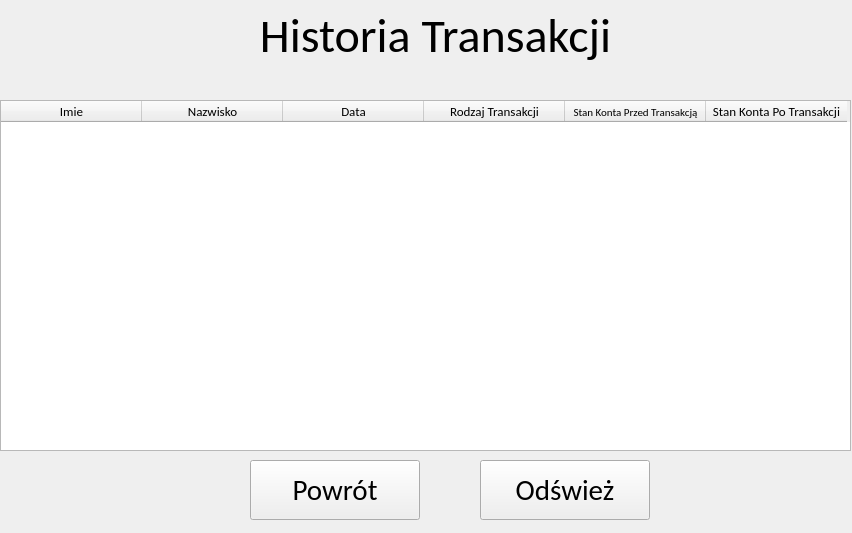
<?xml version="1.0" encoding="UTF-8"?>
<ui version="4.0">
 <class>LastTransactionsWindow</class>
 <widget class="QWidget" name="LastTransactionsWindow">
  <property name="geometry">
   <rect>
    <x>0</x>
    <y>0</y>
    <width>852</width>
    <height>533</height>
   </rect>
  </property>
  <property name="minimumSize">
   <size>
    <width>852</width>
    <height>533</height>
   </size>
  </property>
  <property name="maximumSize">
   <size>
    <width>852</width>
    <height>533</height>
   </size>
  </property>
  <property name="windowTitle">
   <string>Historia Transakcji</string>
  </property>
  <widget class="QTableWidget" name="TransactionsTable">
   <property name="geometry">
    <rect>
     <x>0</x>
     <y>100</y>
     <width>851</width>
     <height>351</height>
    </rect>
   </property>
   <property name="maximumSize">
    <size>
     <width>851</width>
     <height>351</height>
    </size>
   </property>
   <property name="font">
    <font>
     <family>Calibri</family>
     <pointsize>7</pointsize>
    </font>
   </property>
   <attribute name="horizontalHeaderCascadingSectionResizes">
    <bool>false</bool>
   </attribute>
   <attribute name="horizontalHeaderDefaultSectionSize">
    <number>141</number>
   </attribute>
   <column>
    <property name="text">
     <string>Imie</string>
    </property>
    <property name="font">
     <font>
      <family>Calibri</family>
      <pointsize>10</pointsize>
     </font>
    </property>
   </column>
   <column>
    <property name="text">
     <string>Nazwisko</string>
    </property>
    <property name="font">
     <font>
      <family>Calibri</family>
      <pointsize>10</pointsize>
     </font>
    </property>
   </column>
   <column>
    <property name="text">
     <string>Data</string>
    </property>
    <property name="font">
     <font>
      <family>Calibri</family>
      <pointsize>10</pointsize>
     </font>
    </property>
   </column>
   <column>
    <property name="text">
     <string>Rodzaj Transakcji</string>
    </property>
    <property name="font">
     <font>
      <family>Calibri</family>
      <pointsize>10</pointsize>
     </font>
    </property>
   </column>
   <column>
    <property name="text">
     <string>Stan Konta Przed Transakcją</string>
    </property>
    <property name="font">
     <font>
      <family>Calibri</family>
      <pointsize>8</pointsize>
     </font>
    </property>
   </column>
   <column>
    <property name="text">
     <string>Stan Konta Po Transakcji</string>
    </property>
    <property name="font">
     <font>
      <family>Calibri</family>
      <pointsize>10</pointsize>
     </font>
    </property>
   </column>
  </widget>
  <widget class="QPushButton" name="BackButton">
   <property name="geometry">
    <rect>
     <x>250</x>
     <y>460</y>
     <width>170</width>
     <height>60</height>
    </rect>
   </property>
   <property name="font">
    <font>
     <family>Calibri</family>
     <pointsize>22</pointsize>
    </font>
   </property>
   <property name="text">
    <string>Powrót</string>
   </property>
  </widget>
  <widget class="QLabel" name="TransactionsLabel">
   <property name="geometry">
    <rect>
     <x>0</x>
     <y>5</y>
     <width>871</width>
     <height>61</height>
    </rect>
   </property>
   <property name="font">
    <font>
     <family>Calibri</family>
     <pointsize>36</pointsize>
    </font>
   </property>
   <property name="text">
    <string>Historia Transakcji</string>
   </property>
   <property name="alignment">
    <set>Qt::AlignmentFlag::AlignCenter</set>
   </property>
  </widget>
  <widget class="QPushButton" name="RefreshButton">
   <property name="geometry">
    <rect>
     <x>480</x>
     <y>460</y>
     <width>170</width>
     <height>60</height>
    </rect>
   </property>
   <property name="font">
    <font>
     <family>Calibri</family>
     <pointsize>22</pointsize>
    </font>
   </property>
   <property name="text">
    <string>Odśwież</string>
   </property>
  </widget>
 </widget>
 <resources/>
 <connections/>
</ui>
